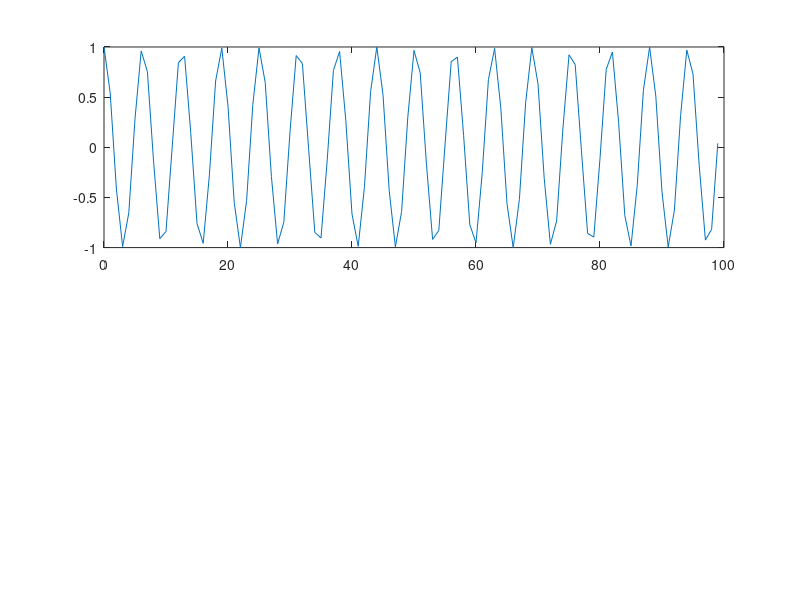

Write MATLAB code to recreate this figure.
% IIR filter example
n =0:99;
x=cos(n);

b = [1, -3, 11, -27];
a = [1, 12, 2, -4];

y = filter(b, a, x);

subplot(2,1,1); plot(n,x);
subplot(2,1,2); plot(n,y);